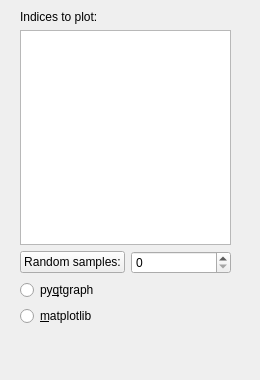
<?xml version="1.0" encoding="UTF-8"?>
<ui version="4.0">
 <class>DockWidget</class>
 <widget class="QDockWidget" name="DockWidget">
  <property name="geometry">
   <rect>
    <x>0</x>
    <y>0</y>
    <width>260</width>
    <height>380</height>
   </rect>
  </property>
  <property name="minimumSize">
   <size>
    <width>260</width>
    <height>380</height>
   </size>
  </property>
  <property name="floating">
   <bool>true</bool>
  </property>
  <property name="windowTitle">
   <string>Tracep&amp;lot Controls</string>
  </property>
  <widget class="QWidget" name="dockWidgetContents">
   <widget class="QWidget" name="layoutWidget">
    <property name="geometry">
     <rect>
      <x>20</x>
      <y>10</y>
      <width>211</width>
      <height>316</height>
     </rect>
    </property>
    <layout class="QVBoxLayout" name="verticalLayout">
     <item>
      <widget class="QLabel" name="label_4">
       <property name="text">
        <string>Indices to plot:</string>
       </property>
      </widget>
     </item>
     <item>
      <widget class="QListWidget" name="listWidget">
       <property name="selectionMode">
        <enum>QAbstractItemView::ExtendedSelection</enum>
       </property>
      </widget>
     </item>
     <item>
      <layout class="QHBoxLayout" name="horizontalLayout">
       <item>
        <widget class="QPushButton" name="pushButton_3">
         <property name="text">
          <string>Random samples:</string>
         </property>
        </widget>
       </item>
       <item>
        <widget class="QSpinBox" name="spinBox"/>
       </item>
      </layout>
     </item>
     <item>
      <widget class="QRadioButton" name="radioButton">
       <property name="text">
        <string>py&amp;qtgraph</string>
       </property>
      </widget>
     </item>
     <item>
      <widget class="QRadioButton" name="radioButton_2">
       <property name="text">
        <string>&amp;matplotlib</string>
       </property>
      </widget>
     </item>
    </layout>
   </widget>
  </widget>
 </widget>
 <resources/>
 <connections/>
</ui>
